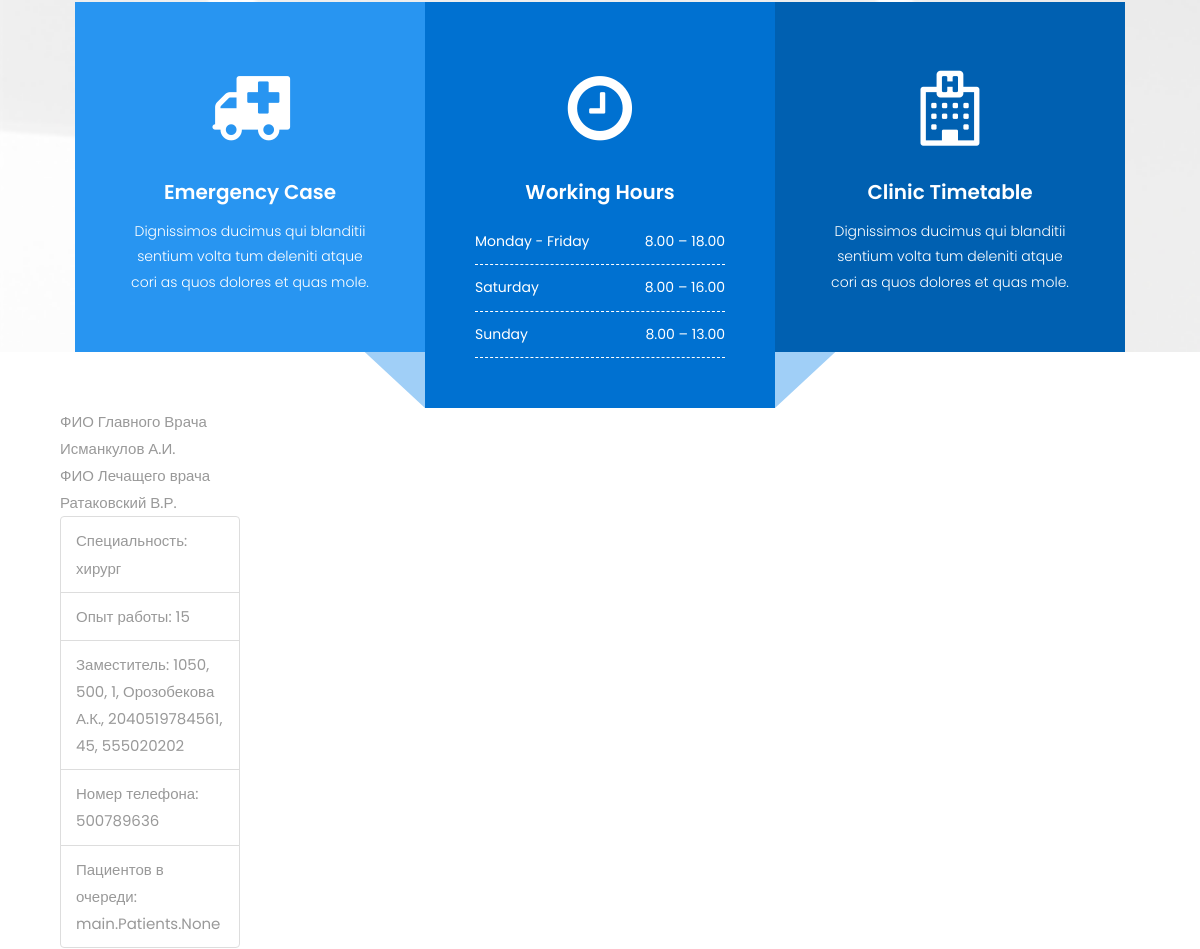
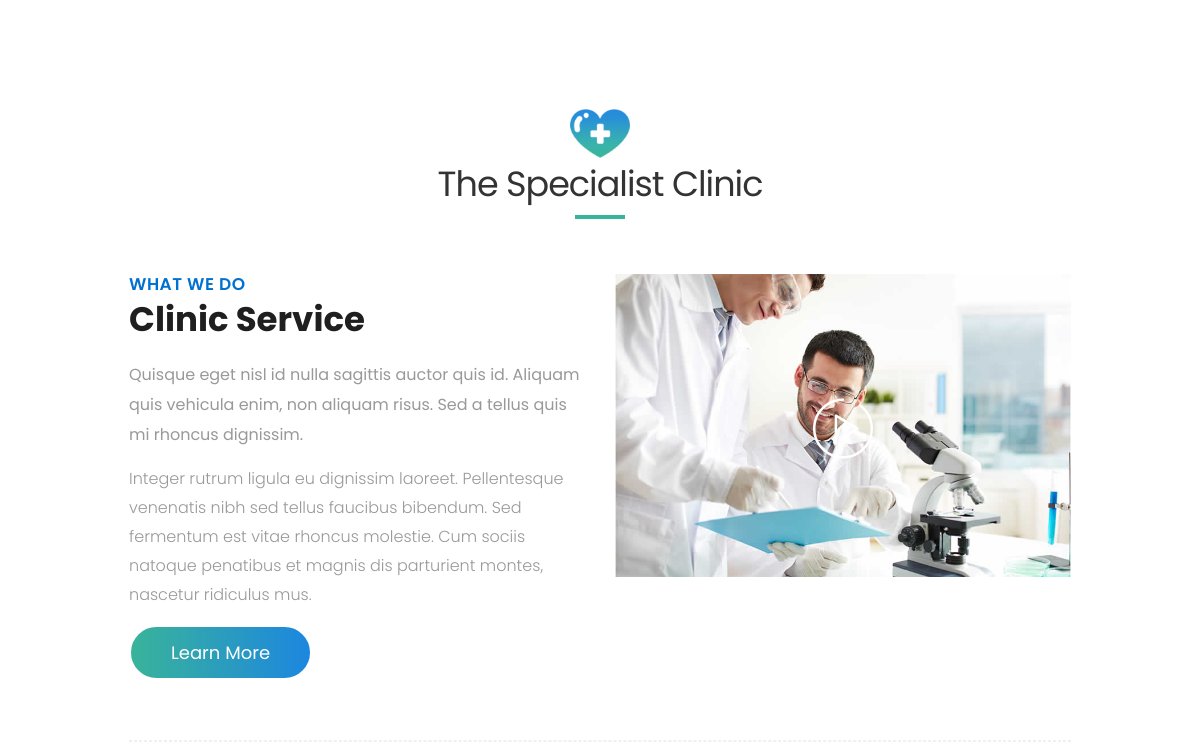
The app's page / (middle part), older data (2 pictures, top to bottom).
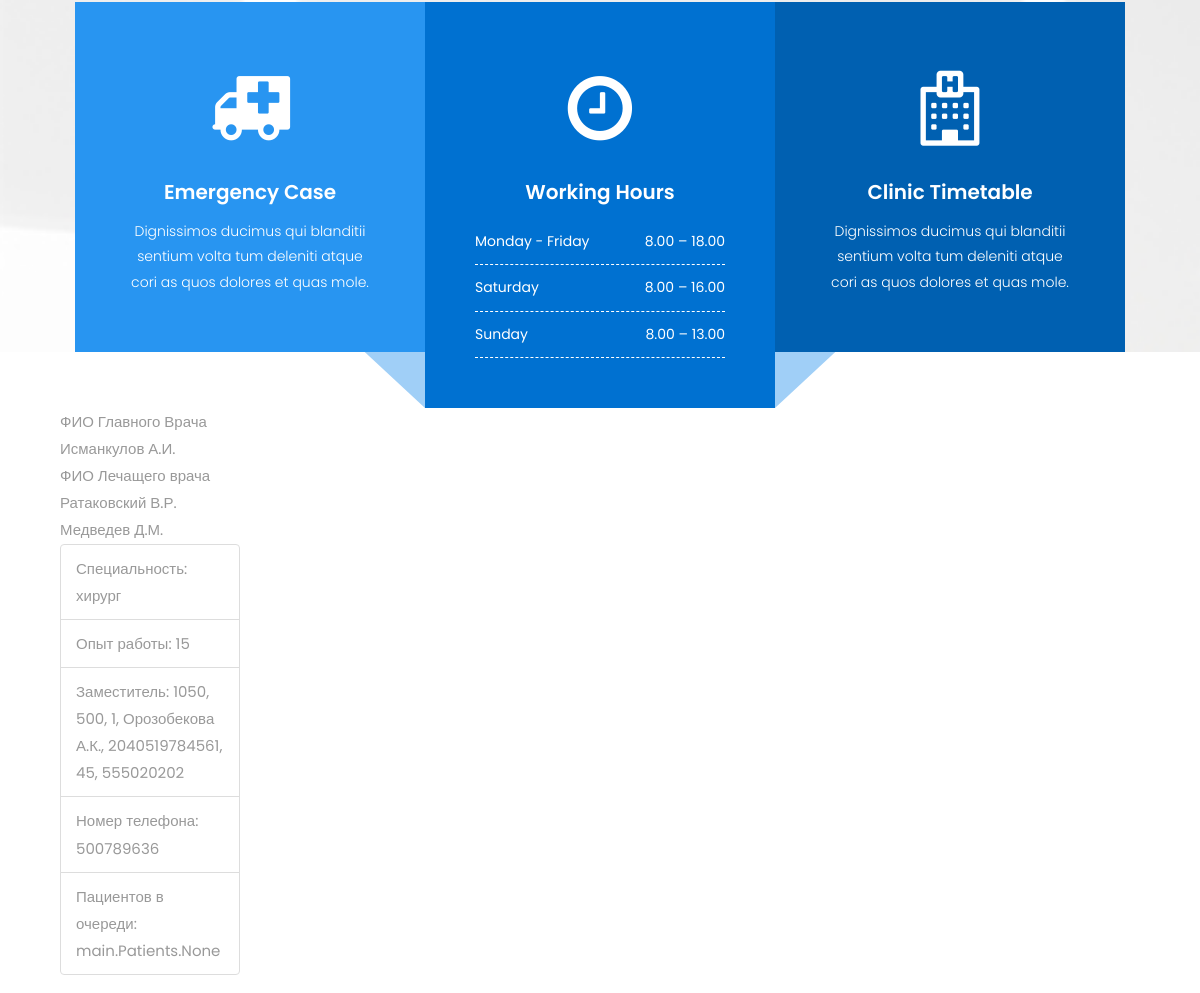
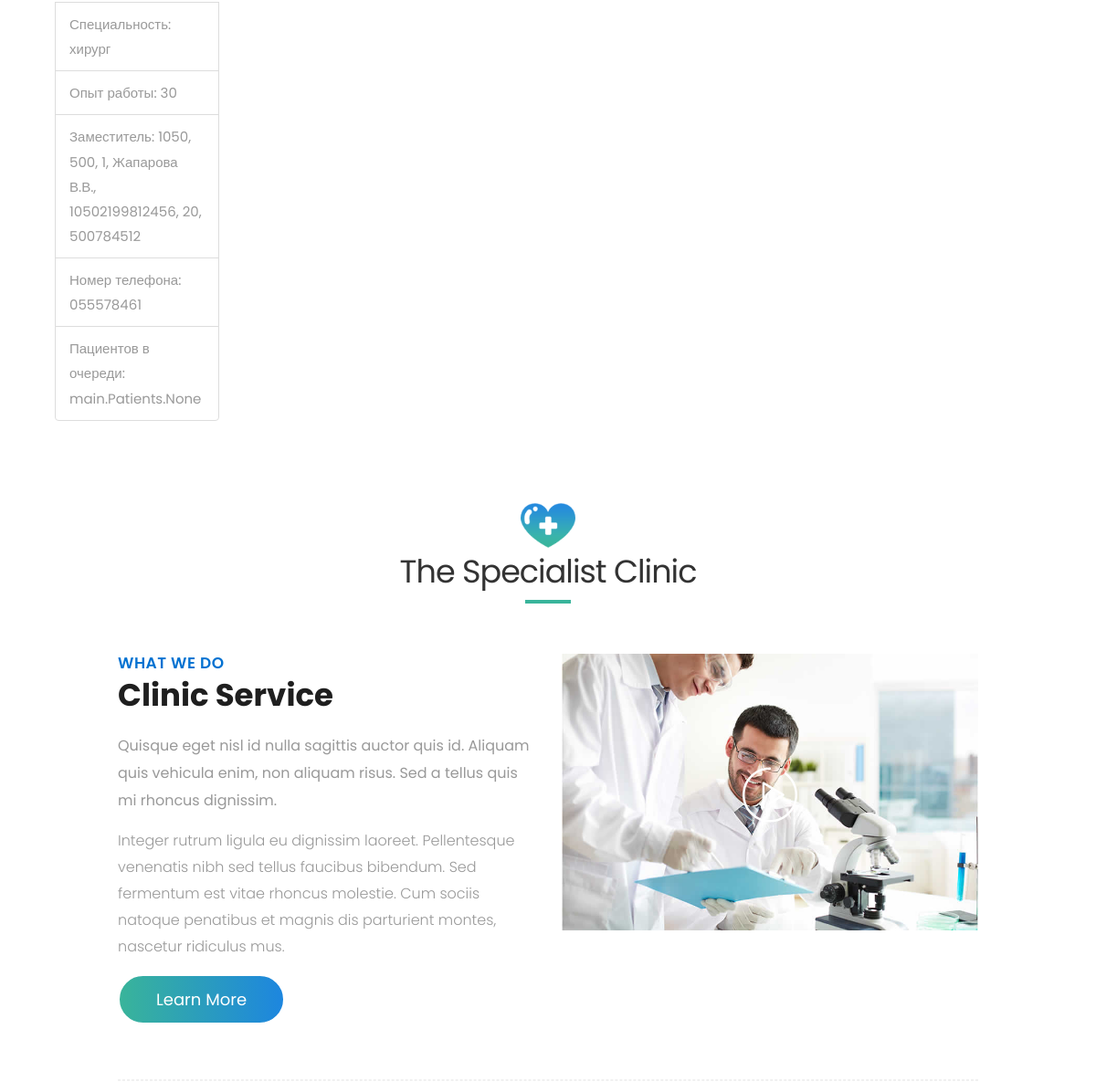
The same page, newer data (2 pictures, top to bottom).
### main/models.py (models this page shows, shortened)
class Chief_Physician(models.Model):
    okpo = models.ForeignKey('Hospital', on_delete=models.CASCADE, verbose_name='ОКПО')
    name = models.CharField(max_length=200, verbose_name='Ф.И.О.')
    pin_passport = models.CharField(max_length=14, verbose_name='ПИН-КОД паспорта')
    age = models.IntegerField(verbose_name='Возраст')
    work_experience = models.IntegerField(verbose_name='Стаж работы')
    phone_number = models.CharField(max_length=200, verbose_name='Номер телефона')
    therapist = models.ManyToManyField('Therapist', verbose_name='Лечащий врач')
    class Meta:
        verbose_name = 'Главный врач'
        verbose_name_plural = 'Главные врачи'

class Therapist(models.Model):
    okpo = models.ForeignKey('Hospital', on_delete=models.CASCADE, verbose_name='ОКПО')
    direction = models.DateTimeField(max_length=200, verbose_name='Направление')
    therapist_surgeon = CustomBooleanField(default=True, verbose_name='Терапевт')
    name = models.CharField(max_length=200, verbose_name='Ф.И.О.')
    pin_passport = models.CharField(max_length=14, verbose_name='ПИН-КОД паспорта')
    age = models.IntegerField(verbose_name='Возраст')
    work_experience = models.IntegerField(verbose_name='Стаж работы')
    phone_number = models.CharField(max_length=200, verbose_name='Номер телефона')
    nurse = models.OneToOneField('Nurse', verbose_name='Медсестра', on_delete=models.CASCADE,
        primary_key=True)
    patients = models.ManyToManyField('Patients', verbose_name='Пациенты')
    class Meta:
        verbose_name = 'Лечащий врач'
        verbose_name_plural = 'Лечащие врачи'

class Nurse(models.Model):
    okpo = models.ForeignKey('Hospital', on_delete=models.CASCADE, verbose_name='ОКПО')
    name = models.CharField(max_length=200, verbose_name='Ф.И.О.')
    pin_passport = models.CharField(max_length=14, verbose_name='ПИН-КОД паспорта')
    age = models.IntegerField(verbose_name='Возраст')
    phone_number = models.CharField(max_length=200, verbose_name='Номер телефона')
    patients = models.ForeignKey('Patients', verbose_name='Пациенты', on_delete=models.CASCADE)
    class Meta:
        verbose_name = 'Медсестра'
        verbose_name_plural = 'Медсестры'
    def __str__(self):
        return f'{self.okpo}, {self.name}, \
            {self.pin_passport}, {self.age}, {self.phone_number}'

class Hospital(models.Model):
    okpo = models.ForeignKey('Okpo', on_delete=models.CASCADE, verbose_name='ОКПО')
    employees = models.CharField(max_length=100, verbose_name='Сотрудники')
    public_private = CustomBooleanField(default=True, verbose_name='Государственная')
    class Meta:
        verbose_name = 'Больница'
        verbose_name_plural = 'Больницы'
    def __str__(self):
        return f'{self.okpo}, {self.employees}, {self.public_private}'

class Okpo(models.Model):
    okpo = models.IntegerField(unique=True, db_index=True, verbose_name='ОКПО')
    def __str__(self):
        return f'{self.okpo}'

### main/views.py (the view)
# urls.py: path('', show_hospital, name='show_hospital'),
def show_hospital(request):
    hospital = Hospital.objects.all()
    c_physician = Chief_Physician.objects.all()
    therapist = Therapist.objects.all()
    nurse = Nurse.objects.all()
    patients = Patients.objects.all()
    return render(request, 'main/show_hospital.html', {'hospital':hospital,'c_physician':c_physician,'therapist':therapist, 'nurse':nurse, 'patients':patients})

### main/models.py (called while the page is built)
    def from_db_value(self, value, expression, connection):
        if value is None:
            return value
        return int(value) # return 0/1

### main/templates/main/show_hospital.html (shortened to what this page needs)
{% extends 'main/base.html' %}
{% load static %}
{% block content %}
   <div class="container">
<div class="row">
<div class="col-4">
<div class="card m-2" style="width: 18rem;">
<div class="card-header">
ФИО Главного Врача
   {%for c in c_physician%}
   <br>{{c.name}}
   {%endfor%}
<br>
ФИО Лечащего врача
   {%for c in therapist%}
   <br>{{c.name}}
   {%endfor%}
<ul class="list-group list-group-flush">
   {%for i in therapist%}
   {% if therapist.therapist_surgeon == 1 %}
<li class="list-group-item">Специальность: терапевт</li>
   {% else %}
   <li class="list-group-item">Специальность: хирург</li>
      {% endif %}
<li class="list-group-item">Опыт работы: {{i.work_experience}}</li>
<li class="list-group-item">Заместитель: {{i.nurse}}</li>
<li class="list-group-item">Номер телефона: {{ i.phone_number}}</li>
<li class="list-group-item">Пациентов в очереди: {{i.patients}}</li>
</ul>
   {% endfor%}
</div>
</div>
      <div id="about" class="section wow fadeIn">
         <div class="container">
            <div class="heading">
               <span class="icon-logo"><img src="{% static 'images/icon-logo.png'%}" alt="#"></span>
               <h2>The Specialist Clinic</h2>
            </div>
            <div class="row">
               <div class="col-md-6">
                  <div class="message-box">
                     <h4>What We Do</h4>
                     <h2>Clinic Service</h2>
                     <p class="lead">Quisque eget nisl id nulla sagittis auctor quis id. Aliquam quis vehicula enim, non aliquam risus. Sed a tellus quis mi rhoncus dignissim.</p>
                     <p> Integer rutrum ligula eu dignissim laoreet. Pellentesque venenatis nibh sed tellus faucibus bibendum. Sed fermentum est vitae rhoncus molestie. Cum sociis natoque penatibus et magnis dis parturient montes, nascetur ridiculus mus.  </p>
                     <a href="#services" data-scroll class="btn btn-light btn-radius btn-brd grd1 effect-1">Learn More</a>
                  </div>
               </div>
               <div class="col-md-6">
                  <div class="post-media wow fadeIn">
                     <img src="{% static 'images/about_03.jpg'%}" alt="" class="img-responsive">
                     <a href="{% static 'http://www.youtube.com/watch?v=nrJtHemSPW4'%}" data-rel="prettyPhoto[gal]" class="playbutton"><i class="flaticon-play-button"></i></a>
                  </div>
               </div>
            </div>
            <hr class="hr1">
         </div>
      </div>
{% endblock %}

### main/templates/main/base.html (shortened to what this page needs)
<!DOCTYPE html>
{% load static %}
<html lang="en">
   <link rel="stylesheet" href="{% static 'css/bootstrap.min.css' %}">
   <link rel="stylesheet" href="{% static 'style.css' %}">
   <link rel="stylesheet" href="{% static 'css/colors.css' %}">
   <link rel="stylesheet" href="{% static 'css/versions.css' %}">
   <link rel="stylesheet" href="{% static 'css/responsive.css'%}">
   <link rel="stylesheet" href="{% static 'css/custom.css'%}">
   </head>
   <body class="clinic_version">
      <div id="time-table" class="time-table-section">
         <div class="container">
            <div class="col-lg-4 col-md-4 col-sm-12 col-xs-12">
               <div class="row">
                  <div class="service-time one" style="background:#2895f1;">
                     <span class="info-icon"><i class="fa fa-ambulance" aria-hidden="true"></i></span>
                     <h3>Emergency Case</h3>
                     <p>Dignissimos ducimus qui blanditii sentium volta tum deleniti atque cori as quos dolores et quas mole.</p>
                  </div>
               </div>
            </div>
            <div class="col-lg-4 col-md-4 col-sm-12 col-xs-12">
               <div class="row">
                  <div class="service-time middle" style="background:#0071d1;">
                     <span class="info-icon"><i class="fa fa-clock-o" aria-hidden="true"></i></span>
                     <h3>Working Hours</h3>
                     <div class="time-table-section">
                        <ul>
                           <li><span class="left">Monday - Friday</span><span class="right">8.00 – 18.00</span></li>
                           <li><span class="left">Saturday</span><span class="right">8.00 – 16.00</span></li>
                           <li><span class="left">Sunday</span><span class="right">8.00 – 13.00</span></li>
                        </ul>
                     </div>
                  </div>
               </div>
            </div>
            <div class="col-lg-4 col-md-4 col-sm-12 col-xs-12">
               <div class="row">
                  <div class="service-time three" style="background:#0060b1;">
                     <span class="info-icon"><i class="fa fa-hospital-o" aria-hidden="true"></i></span>
                     <h3>Clinic Timetable</h3>
                     <p>Dignissimos ducimus qui blanditii sentium volta tum deleniti atque cori as quos dolores et quas mole.</p>
                  </div>
               </div>
            </div>
         </div>
      </div>
      {% block content %}
      {% endblock %}
   </body>
</html>

### main/static/style.css (style rules this page uses)
body { color: #999; font-size: 15px; font-family: 'Source Sans Pro', sans-serif; line-height: 1.80857; }
a { color: #1f1f1f; text-decoration: none !important; outline: none !important; -webkit-transition: all .3s ease-in-out; -moz-transition: all .3s ease-in-out; -ms-transition: all .3s ease-in-out; -o-transition: all .3s ease-in-out; transition: all .3s ease-in-out; }
h1, h2, h3, h4, h5, h6 { letter-spacing: 0; font-weight: normal; position: relative; padding: 0 0 10px 0; font-weight: normal; line-height: 120% !important; color: #1f1f1f; margin: 0 }
h2 { font-size: 22px }
h3 { font-size: 18px }
h4 { font-size: 16px }
a { color: #1f1f1f; text-decoration: none; outline: none; }
a, .btn { text-decoration: none !important; outline: none !important; -webkit-transition: all .3s ease-in-out; -moz-transition: all .3s ease-in-out; -ms-transition: all .3s ease-in-out; -o-transition: all .3s ease-in-out; transition: all .3s ease-in-out; }
.lead { font-size: 18px; line-height: 30px; color: #767676; margin: 0; padding: 0; }
.section { display: block; position: relative; overflow: hidden; padding: 120px 0; }
.effect-1 { display: inline-block; cursor: pointer; text-align: center; position: relative; text-decoration: none; z-index: 1; }
.effect-1:after { pointer-events: none; position: absolute; width: 100%; height: 100%; border-radius: 50%; content: ''; -webkit-box-sizing: content-box; -moz-box-sizing: content-box; box-sizing: content-box; }
.effect-1 { -webkit-transition: background 0.2s, color 0.2s; -moz-transition: background 0.2s, color 0.2s; transition: background 0.2s, color 0.2s; }
.effect-1:after { top: -7px; left: -7px; padding: 7px; box-shadow: 0 0 0 2px #2750ff; -webkit-transition: -webkit-transform 0.2s, opacity 0.2s; -webkit-transform: scale(.8); -moz-transition: -moz-transform 0.2s, opacity 0.2s; -moz-transform: scale(.8); -ms-transform: scale(.8); transition: transform 0.2s, opacity 0.2s; transform: scale(.8); opacity: 0; }
.effect-1:after { -webkit-transform: scale(1.2); -moz-transform: scale(1.2); -ms-transform: scale(1.2); transform: scale(1.2); }
.message-box h4 { text-transform: uppercase; padding: 0; margin: 0 0 5px; font-weight: 600; letter-spacing: 0.5px; font-size: 15px; color: #999; }
.message-box h2 { font-size: 38px; font-weight: 300; padding: 0 0 10px; margin: 0; line-height: 62px; margin-top: 0; text-transform: none; }
.message-box p { margin-bottom: 20px; }
.message-box .lead { padding-top: 10px; font-size: 19px; font-style: italic; color: #999; padding-bottom: 0; }
.post-media { position: relative; }
.post-media img { width: 100%; }
.playbutton { position: absolute; color: #ffffff !important; top: 40%; font-size: 60px; z-index: 12; left: 0; right: 0; text-align: center; margin: -20px auto; }
hr.hr1 { position: relative; margin: 60px 0; border: 1px dashed #f2f3f5; }
.btn { border: 0 !important; }
.nav-pills, .effect-1:after, .nav-pills > li > a, .global-radius, .btn-brd { -webkit-border-radius: 100px; -moz-border-radius: 100px; border-radius: 100px; }
.btn-light { padding: 13px 40px; font-size: 18px; border: 2px solid #ffffff !important; color: #ffffff; background-color: transparent; }

### main/static/css/colors.css (style rules this page uses)
.icon_wrap:hover, .nav-pills > li.active > a, .nav-pills > li.active > a:focus, .nav-pills > li.active > a:hover, .icon-wrapper:hover i, .grd1 { color: #ffffff; background: #db00ce; background: -moz-linear-gradient(left, #db00ce 0%, #2750ff 100%); background: -webkit-linear-gradient(left, #db00ce 0%, #2750ff 100%); background: linear-gradient(to right, #db00ce 0%, #2750ff 100%); filter: progid: DXImageTransform.Microsoft.gradient( startColorstr='#db00ce', endColorstr='#2750ff', GradientType=1); }

### main/static/css/responsive.css (style rules this page uses)
@media (max-width: 1200px) { .container { width: 90%; } }

Row changes from the older to the newer data that the page shows:
added Therapist: name "Медведев Д.М.", work_experience "30", nurse "1050, 500, 1, Жапарова В.В., 10502199812456, 20, 500784512", phone_number "055578461", patients "main.Patients.None"
